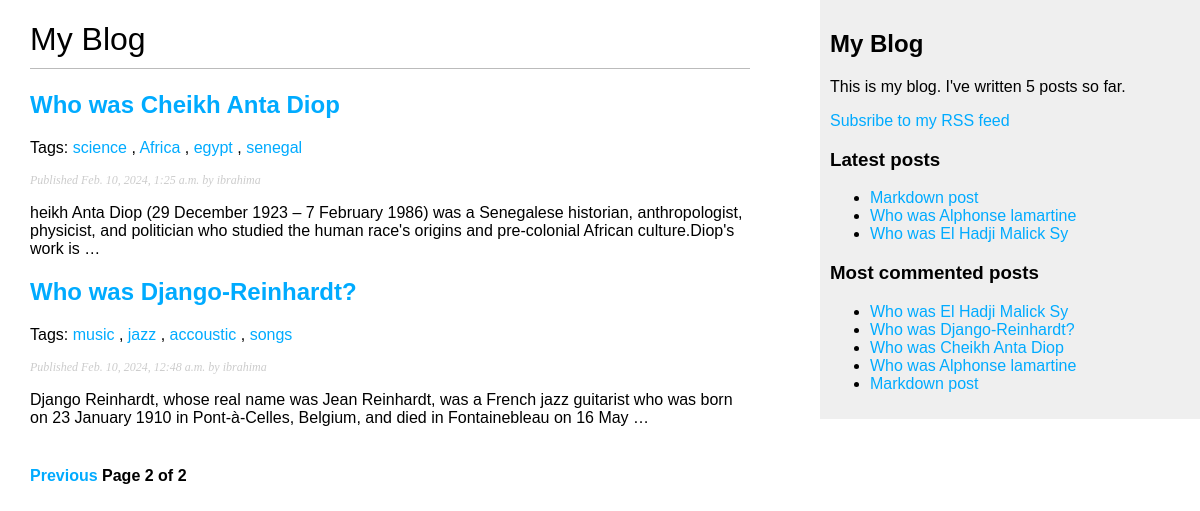
Screenshot of /blog/?page=2 with the database file from the repository.
### blog/models.py (models this page shows, shortened)
class Post(models.Model):
    class Status(models.TextChoices):
        DRAFT = 'DF','Draft'
        PUBLISHED= 'PB', 'Published'
    title= models.CharField(max_length=250)
    slug=models.SlugField(max_length=250, unique_for_date='publish')
    author = models.ForeignKey(User, on_delete= models.CASCADE, related_name='blog_posts')
    body = models.TextField()
    publish = models.DateTimeField(default=timezone.now)
    created = models.DateTimeField(auto_now_add=True)
    updated= models.DateTimeField(auto_now=True)
    status = models.CharField(max_length=2, choices=Status.choices,
                              default=Status.DRAFT)
    objects = models.Manager()
    published= PublishedManager()
    class Meta:
        ordering= ['-publish']
        indexes = [
            models.Index(fields=['-publish'])
        ]
    tags = TaggableManager()
    def get_absolute_url(self):
         return reverse('blog:post_detail',
                        args=[self.publish.year, self.publish.month,
                                self.publish.day, self.slug])

### blog/views.py (the view)
# urls.py: path("", views.post_list, name='post_list'),
def post_list(request, tag_slug=None):
    post_list= Post.published.all()
    tag = None
    if tag_slug:
       tag = get_object_or_404(Tag, slug=tag_slug)
       post_list= post_list.filter(tags__in=[tag])
    paginator = Paginator(post_list, 3)
    page_number = request.GET.get('page', 1)
    try:
      posts = paginator.page(page_number)
    except PageNotAnInteger:
       posts=paginator.page(1)
    except EmptyPage:
       posts = paginator.page(paginator.num_pages)
    return render(request, 'blog/post/list.html', {'posts':posts, 'tag':tag})

### blog/models.py (called while the page is built)
       def get_queryset(self):
           return super().get_queryset()\
                        .filter(status=Post.Status.PUBLISHED)

### blog/templatetags/blog__tags.py (called while the page is built)
@register.simple_tag
def total_posts():
    return Post.published.count()

@register.inclusion_tag('blog/post/latest_posts.html')
def show_latest_posts(count=5):
    latest_posts =Post.published.order_by('-publish')[:count]
    return {'latest_posts': latest_posts}

@register.simple_tag
def get_most_commented_posts(count=5):
    return Post.published.annotate(total_comments=Count('comments')).order_by('-total_comments')[:count]

@register.filter(name='markdown')
def markdown_format(text):
    return mark_safe(markdown.markdown(text))

### blog/templates/blog/post/list.html (shortened to what this page needs)
{% extends 'blog/base.html' %}
{% load blog__tags %}
{% block content %}
<h1>My Blog</h1>
{% for post in posts %}
 <h2>
     <a href="{{post.get_absolute_url}}"> {{post.title}}</a>
 </h2>
     <p class="tags">
        Tags:
        {% for tag in post.tags.all %}
          <a href="{%url "blog:post_list_by_tag" tag.slug %}">
              {{ tag.name }}
          </a>
          {% if not forloop.last%}, {% endif %}
          {% endfor %}
     </p>
 <p class="date">
 Published {{post.publish}} by {{post.author }}
 </p>
 {{post.body|markdown|truncatewords_html:30}}
 {% endfor %}
   {% include "pagination.html" with page=posts %}
 {% endblock %}

### blog/templates/blog/base.html (shortened to what this page needs)
{% load blog__tags %}
{% load static %}
<!DOCTYPE html>
<html lang="en">
<head>
    <link rel="stylesheet" href="{% static "css/blog.css" %}">
</head>
<body>
    <div id="content">
        {% block content %}
        {% endblock %}
    </div>
       <div id="sidebar">
        <h2>My Blog</h2>
        <p>This is my blog.  I've written {% total_posts%}  posts so far.</p>
          <p>
            <a href="{% url 'blog:post_feed'%}"> Subsribe to my RSS feed</a>
          </p>
        <h3>Latest posts</h3>
            {% show_latest_posts 3 %}
            <h3>Most commented posts</h3>
            {% get_most_commented_posts as most_commented_posts%}
            <ul>
                {% for post in most_commented_posts %}
                <li>
                    <a href="{{post.get_absolute_url}}">{{post.title }}</a>
                </li>
                {% endfor %}
            </ul>
       </div>
</body>
</html>

### blog/templates/blog/post/latest_posts.html
<ul>
   {% for post in latest_posts %}
   <li>
    <a href="{{post.get_absolute_url}}">{{ post.title}}</a>
   </li>
   {% endfor %}
</ul>

### blog/static/css/blog.css (style rules this page uses)
body { margin:0; padding: 0; font-family: Arial, Helvetica, sans-serif; }
a { color: #00abff; text-decoration: none; }
h1 { font-weight: normal; border-bottom: 1px solid #bbb; padding: 0 0 10px 0; }
#content { float: left; width: 60%; padding: 0 0 0 30px; }
#sidebar { float:right; width:30%; padding: 10px; background: #efefef; height: 100%; }
p.date { color:#ccc; font-family: georgia, serif; font-size: 12px; font-style: italic; }

### rows the page displays
Post: title "Who was Cheikh Anta Diop", publish "Feb. 10, 2024, 1:25 a.m.", author "ibrahima", body "heikh Anta Diop (29 December 1923 – 7 February 1986) was a Senegalese historian, anthropologist, physicist, and politician who studied the human race's origins and pre-colonial African culture.Diop's work is …"
Tag: name "science"
Tag: name "Africa"
Tag: name "egypt"
Tag: name "senegal"
Post: title "Who was Django-Reinhardt?", publish "Feb. 10, 2024, 12:48 a.m.", author "ibrahima", body "Django Reinhardt, whose real name was Jean Reinhardt, was a French jazz guitarist who was born on 23 January 1910 in Pont-à-Celles, Belgium, and died in Fontainebleau on 16 May …"
Tag: name "music"
Tag: name "jazz"
Tag: name "accoustic"
Tag: name "songs"
Post: title "Markdown post"
Post: title "Who was Alphonse lamartine"
Post: title "Who was El Hadji Malick Sy"

### other values shown
{{ page.number }} "2"
{{ page.paginator.num_pages }} "2"
